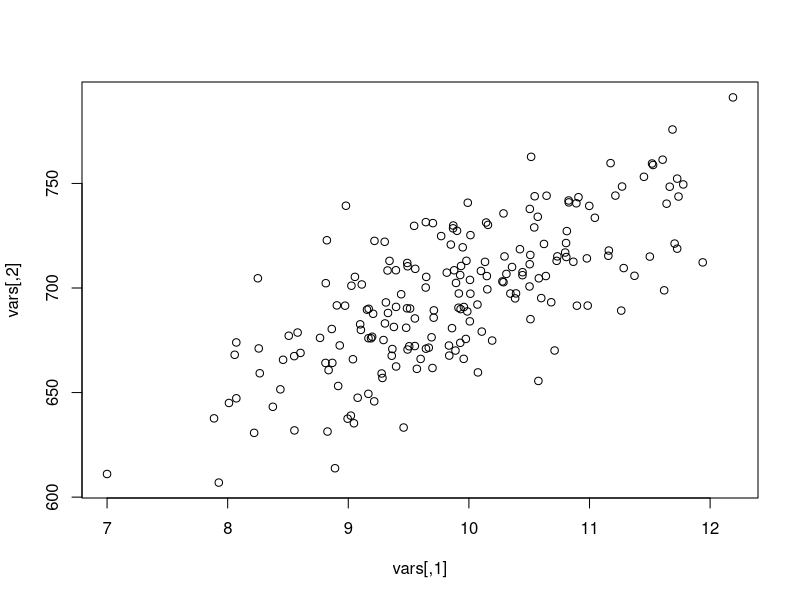

Write the R code that produced this figure. (Note: this script raises an error after producing the figure.)
##############################
### What is data dredging? ###
##############################
# By Jon Wayland

# Generating correlated data with mvrnorm() from the MASS library
library(MASS)

# Sample Means
mu <- c(10,700)

# Define our covariance matrix
Sigma <- matrix(c(1,25,25,1155), nrow=2, ncol=2)

# create both variables with 100 samples
set.seed(9)
vars <- mvrnorm(n=200, mu=mu, Sigma=Sigma)

# Examine the data and the correlation
head(vars)
cor(vars)
plot(vars)

df <- data.frame(Index = vars[,1], ROI = vars[,2], Group = "Meets Assumptions")

cor.test(df$Index, df$ROI)

set.seed(9)
df <- rbind(df,data.frame(
  Index = rnorm(500, 10, 2),
  ROI = rnorm(500, 700, 100),
  Group = "Does Not Meet Assumptions"
))

cor.test(df$Index, df$ROI)

# All data
df %>%
  ggplot(aes(x = Index, y = ROI)) +
  geom_point(size = 4, pch = 21, color = "black", alpha = 0.2, fill = "lightblue2")+
  scale_y_continuous(name = "ROI\n(In the Thousands)", labels = scales::dollar)+
  scale_x_continuous(name = "Involvement Index", breaks = seq(3,16,1))+
  geom_smooth(method = 'lm', fill = "lightblue", color = "blue3")+
  ggtitle(paste0("Correlation Coefficient: ",round(cor(df$Index,df$ROI),4)))+
  theme_minimal()+
  theme(plot.title = element_text(family = "serif",face = "bold", size = 18),
        axis.text.x = element_text(size = 12),
        axis.text.y = element_text(size = 12),
        axis.title.x = element_text(family = "serif",face = "bold", size = 14),
        axis.title.y = element_text(family = "serif",face = "bold", size = 14),
        legend.background = element_rect(colour = "black"),
        legend.title = element_text(face = "bold"),
        legend.position = c(0.25,0.6))

# Assumptions Met
df %>%
  filter(Group == 'Meets Assumptions') %>%
  ggplot(aes(x = Index, y = ROI)) +
  geom_point(size = 4, pch = 21, color = "black", alpha = 0.2, fill = "lightblue2")+
  scale_y_continuous(name = "ROI\n(In the Thousands)", labels = scales::dollar)+
  scale_x_continuous(name = "Involvement Index", breaks = seq(3,16,1))+
  geom_smooth(method = 'lm', fill = "lightblue", color = "blue3")+
  ggtitle(paste0("Correlation Coefficient: ",round(cor(df$Index[df$Group == 'Meets Assumptions'],df$ROI[df$Group == 'Meets Assumptions']),4)))+
  theme_minimal()+
  theme(plot.title = element_text(family = "serif",face = "bold", size = 18),
        axis.text.x = element_text(size = 12),
        axis.text.y = element_text(size = 12),
        axis.title.x = element_text(family = "serif",face = "bold", size = 14),
        axis.title.y = element_text(family = "serif",face = "bold", size = 14),
        legend.background = element_rect(colour = "black"),
        legend.title = element_text(face = "bold"),
        legend.position = c(0.25,0.6))

# Combined plot
df %>%
  ggplot(aes(x = Index, y = ROI, fill = Group)) +
  geom_point(size = 4, pch = 21, color = "black", alpha = 0.25)+
  scale_fill_manual(values = c("blue2", "white"))+
  scale_x_continuous(name = "Involvement Index", breaks = seq(3,16,1)) +
  scale_y_continuous(name = "ROI in Thousands", labels = scales::dollar)+
  theme_minimal()+
  theme(plot.title = element_text(family = "serif",face = "bold", size = 18),
        axis.text.x = element_text(size = 12),
        axis.text.y = element_text(size = 12),
        axis.title.x = element_text(family = "serif",face = "bold", size = 14),
        axis.title.y = element_text(family = "serif",face = "bold", size = 14),
        legend.background = element_rect(colour = "black"),
        legend.text = element_text(family = "serif",face = "bold", size = 12),
        legend.title = element_blank(),
        legend.position = c(0.2,0.8))
